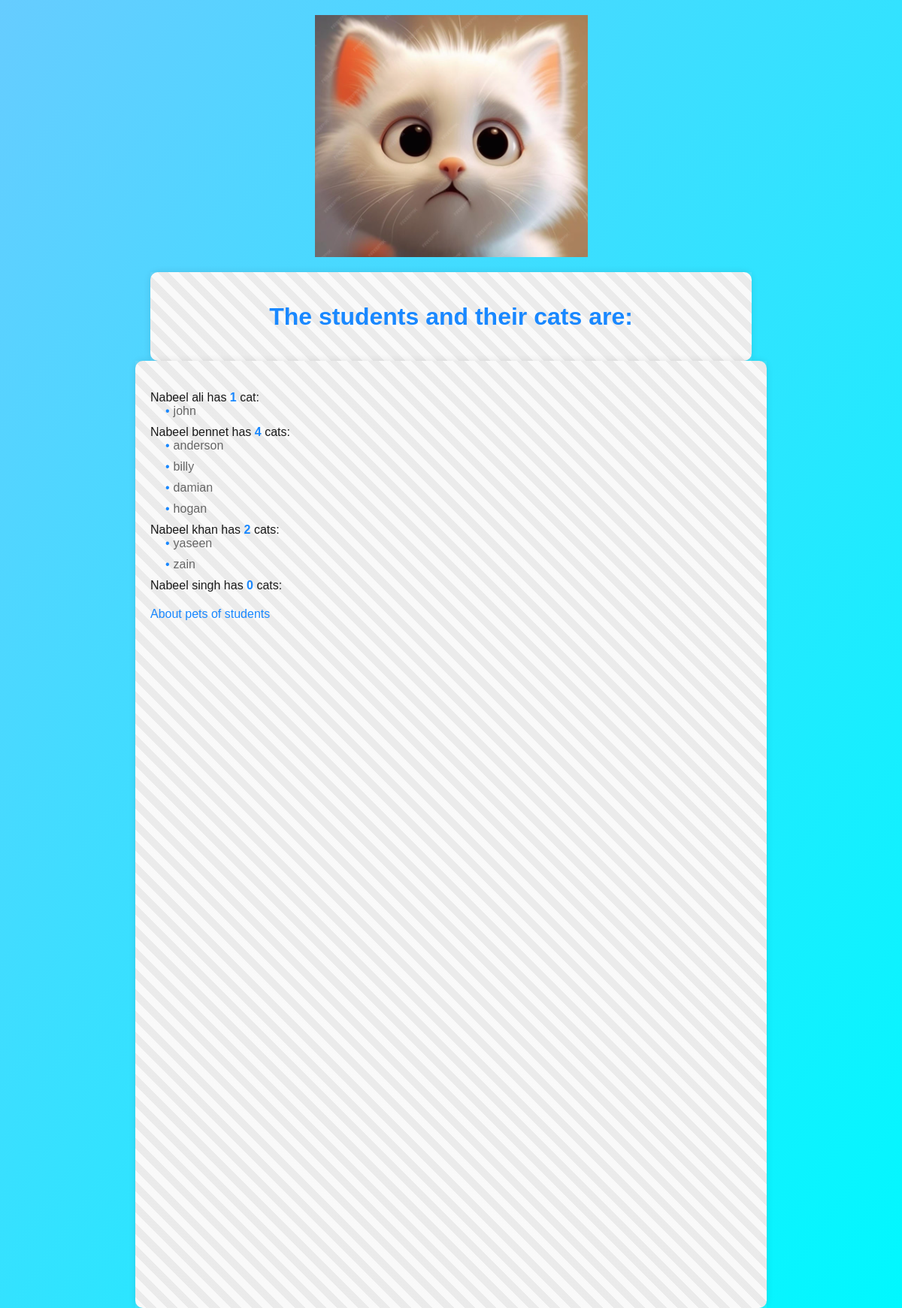
Before: / with the older database file.
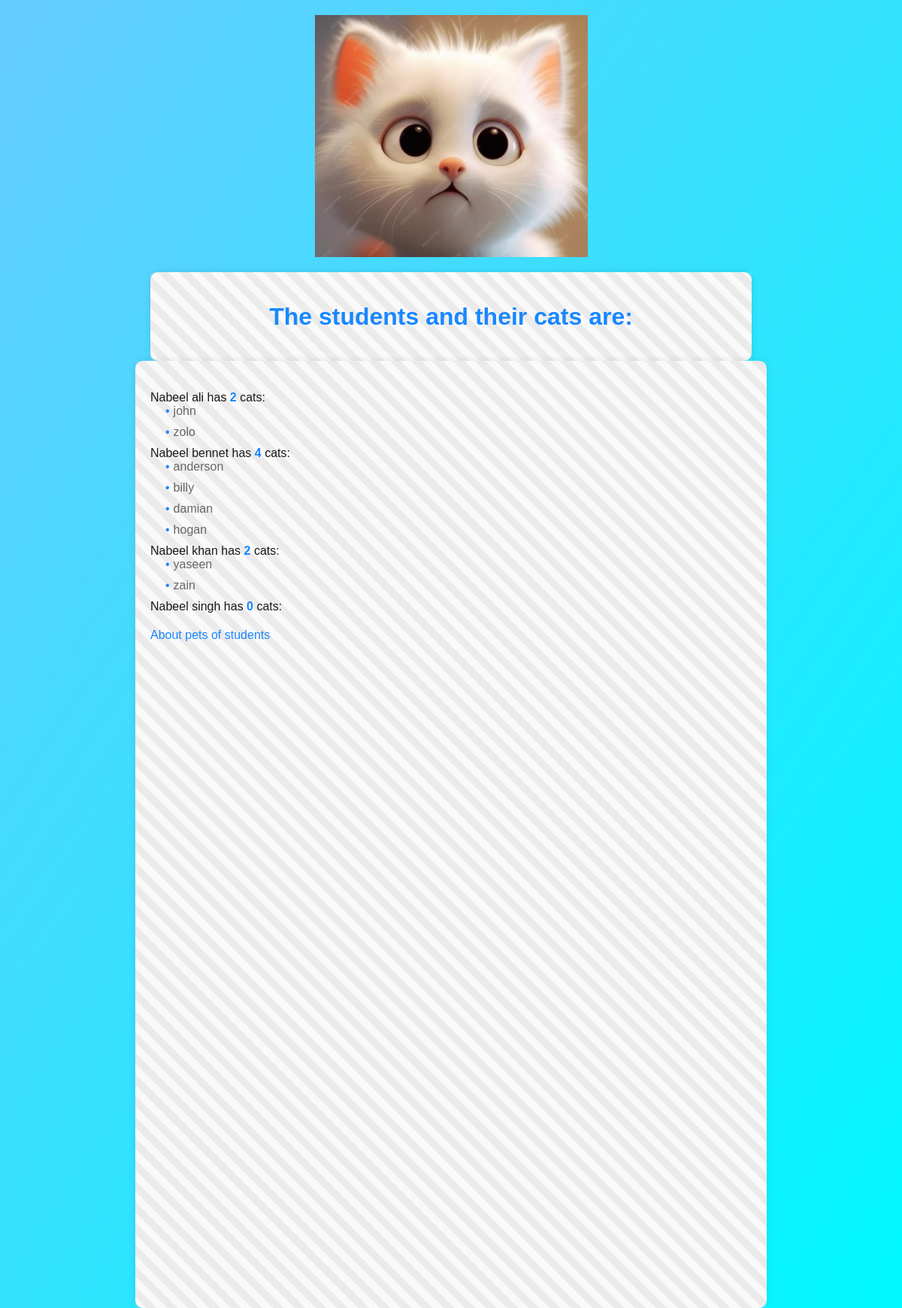
After: the same page with the newer database file.
### myapp/models.py (models this page shows, shortened)
class Student(models.Model):
    firstName = models.CharField(max_length=50)
    secondName = models.CharField(max_length=50)
    numberOfCats = models.IntegerField(default=0)

class Cat(models.Model):
    name = models.CharField(max_length=50)
    owner = models.ForeignKey(Student, on_delete=models.CASCADE)

### myapp/views.py (the view)
# urls.py: path('', views.index, name='index'),
def index(request):
    students = Student.objects.order_by(Lower('secondName'))
    cats = Cat.objects.all().order_by("name")
    return render(request, 'index.html',{'students':students} )

### templates/index.html (shortened to what this page needs)
<!DOCTYPE html>
{% load staticfiles %}
<html lang="en">
<head>
    <link rel="stylesheet" href="../static/style.css">
</head>
<body>
<img src="{% static 'images/cat.png' %}"/>
<header class="container">
<h1>The students and their cats are: </h1>
</header>
<div class="container patterns pt1">
 <ul>
        {% for student in students %}
            <li>{{ student.firstName }} {{ student.secondName }} has
                {% if student.numberOfCats == 1 %}
                    <strong>1</strong> cat:
                {% else %}
                    <strong>{{ student.numberOfCats }}</strong> cats:
                {% endif %}
            <ul>
                 {% for cat in student.cat_set.all|dictsort:"name" %}
                    <li>{{ cat.name|lower }}</li>
                {% endfor %}
            </ul>
                </li>
        {% endfor %}
    </ul>
    <a href="pets/">About pets of students</a>
    </div>
</body>
</html>

Changed rows visible on the page:
changed Student "ali": numberOfCats (not shown) → "2"; numberOfCats "1 cat:" → "cats:"
added Cat: name "zolo", shown under Student "ali"
